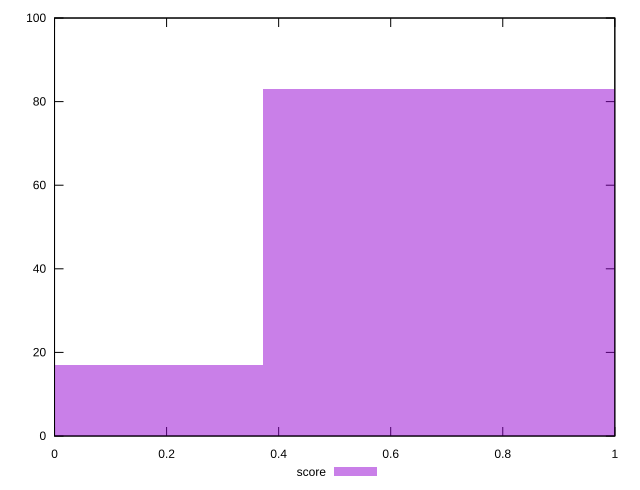

Reproduce this figure in gnuplot.
reset

$score <<EOF
0.7452211253892154 83
0 17
EOF

set key outside below
set boxwidth 0.7452211253892154
set xrange [0:1]
set yrange [0:100]
set trange [0:100]
set style fill transparent solid 0.5 noborder
set terminal svg size 640, 490 enhanced background rgb 'white'
set output "report_00015_2021-02-09T16-11-33.973Z/estimated-input-latency/samples/pages+cached+noadtech+nomedia+nocss/score/histogram.svg"

plot $score title "score" with boxes

reset
